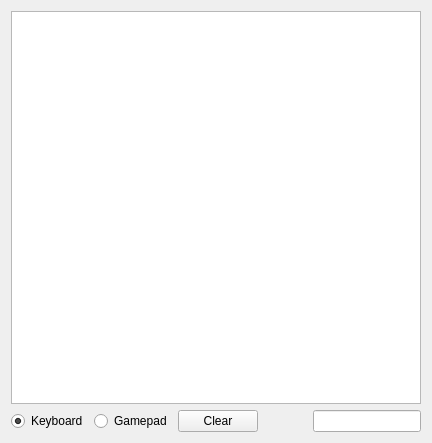
<?xml version="1.0" encoding="UTF-8"?>
<ui version="4.0">
 <class>ShortcutView</class>
 <widget class="QWidget" name="ShortcutView">
  <property name="geometry">
   <rect>
    <x>0</x>
    <y>0</y>
    <width>432</width>
    <height>443</height>
   </rect>
  </property>
  <property name="windowTitle">
   <string>Edit Shortcuts</string>
  </property>
  <layout class="QVBoxLayout" name="verticalLayout">
   <item>
    <widget class="QTreeView" name="shortcutTable">
     <attribute name="headerDefaultSectionSize">
      <number>120</number>
     </attribute>
    </widget>
   </item>
   <item>
    <layout class="QHBoxLayout" name="horizontalLayout">
     <item>
      <widget class="QRadioButton" name="keyboardButton">
       <property name="text">
        <string>Keyboard</string>
       </property>
       <property name="checked">
        <bool>true</bool>
       </property>
      </widget>
     </item>
     <item>
      <widget class="QRadioButton" name="gamepadButton">
       <property name="text">
        <string>Gamepad</string>
       </property>
      </widget>
     </item>
     <item>
      <widget class="QPushButton" name="clearButton">
       <property name="text">
        <string>Clear</string>
       </property>
      </widget>
     </item>
     <item>
      <spacer name="horizontalSpacer_2">
       <property name="orientation">
        <enum>Qt::Horizontal</enum>
       </property>
       <property name="sizeHint" stdset="0">
        <size>
         <width>40</width>
         <height>20</height>
        </size>
       </property>
      </spacer>
     </item>
     <item>
      <widget class="QGBA::KeyEditor" name="keyEdit">
       <property name="sizePolicy">
        <sizepolicy hsizetype="Fixed" vsizetype="Fixed">
         <horstretch>0</horstretch>
         <verstretch>0</verstretch>
        </sizepolicy>
       </property>
      </widget>
     </item>
    </layout>
   </item>
  </layout>
 </widget>
 <customwidgets>
  <customwidget>
   <class>QGBA::KeyEditor</class>
   <extends>QLineEdit</extends>
   <header>KeyEditor.h</header>
  </customwidget>
 </customwidgets>
 <resources/>
 <connections/>
</ui>
